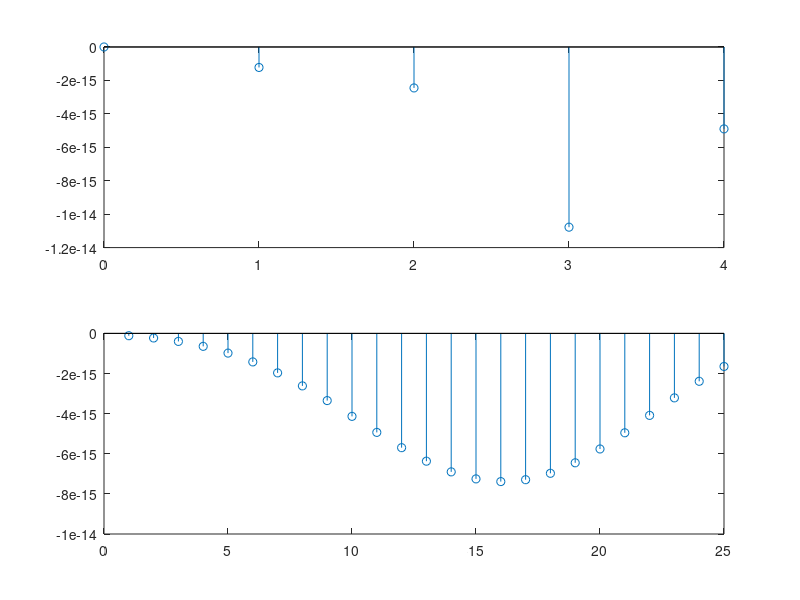

Recreate this plot in MATLAB.
clc;
close all;
%echo on;
N = input('Input Length = ' );
L = input('UpSampling Factor = ');
f0 = input('Input Signal Frequency = ');
%Generate the input sinusoidal sequence
n = 0: N-1;
x = sin(2*pi*f0*n);
%Generate Up sampled signal y
y = zeros(1, L*length(x));
y([1:L:length(y)]) = x;
y= interp(x,L);
subplot(211);
stem(n,x);
subplot(212)
stem(y);